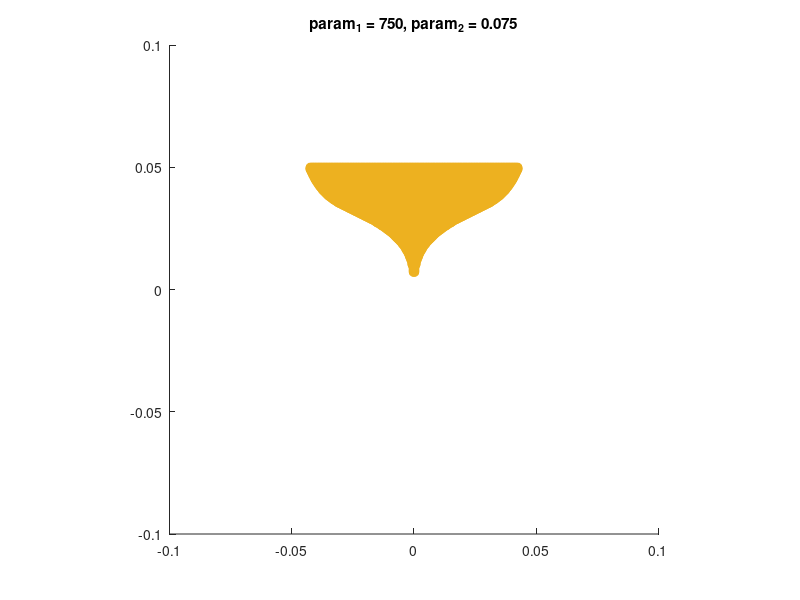
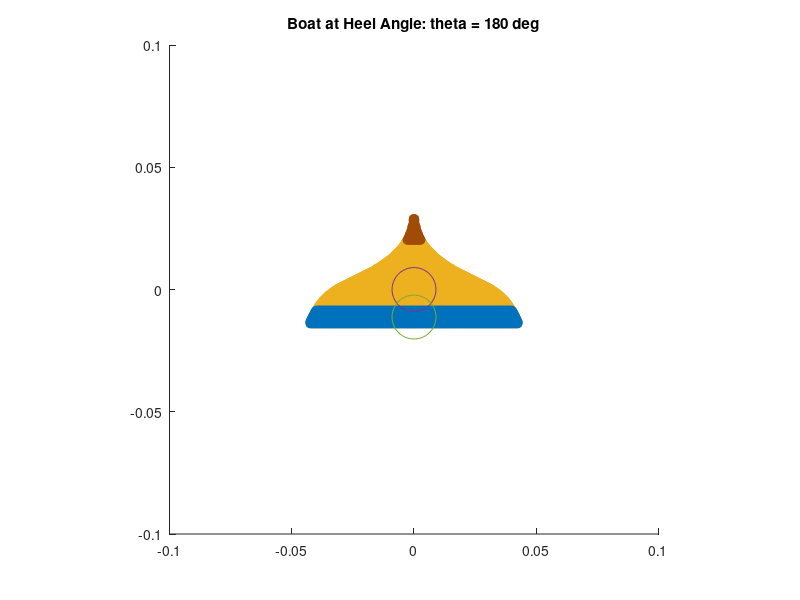
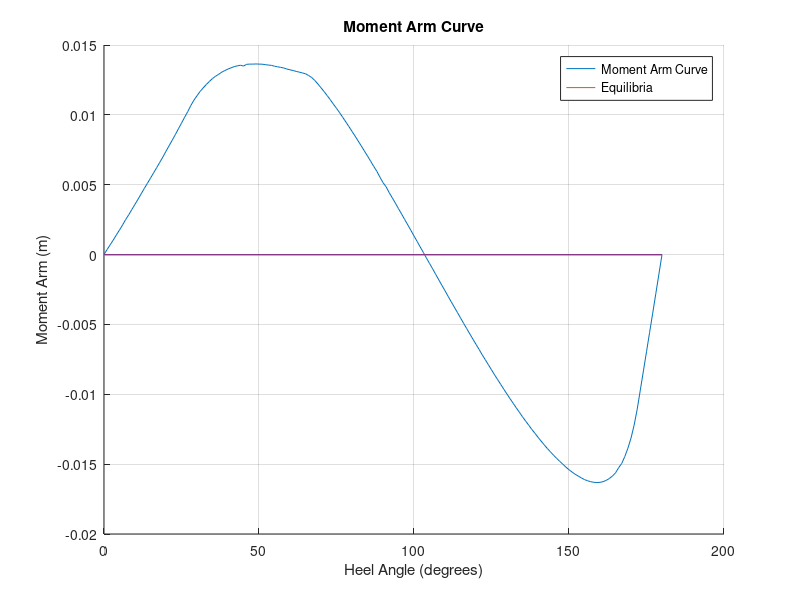

These figures' MATLAB source, in order:
function res = boat_analysis()
% Note: This code has *almost* everything you need to generate a righting 
% arm curve. Your task is to complete the buoyancy(d) function below.
% The buoyancy(d) function is defined at the bottom of the file;
% this code will not run until you complete it!!!

%% housekeeping
clf % clear the current figure
infill1color = [0.9290 0.6940 0.1250]; % define the color of the boat
infill2color = [0.6290 0.2940 0.0250]; % define the color of the boat
watercolor = [0 0.4470 0.7410]; % define the color of the water
%% design parameters
W = 0.10; % this is a MAX width
H = 0.05; % height m

L = 0.12; % length m 

infill_cutoff_height = 0.02;

%% Infill Parameters
infill_l1 = 1;
infill_l2 = 0.25;
rho_infill = 1250; % kg / m^3
rho_l1 = rho_infill * infill_l1;
rho_l2 = rho_infill * infill_l2;

fun_rho = @(y) rho_l1 * (y < infill_cutoff_height) + rho_l2 * (y >= infill_cutoff_height);

%% physical constants
wrho = 1000; % water density kg/m^3
g = 9.8; % gravity m/s^2
%% boat definition and key variables
Npts = 200; % number of 1D spatial points (probably don't change)
xPoints = linspace(-W/2,W/2,Npts); % set of points in the x direction (horizontal)
zPoints = linspace(0,H,Npts); % set of points in the z direction (vertical)

[X, Z] = meshgrid(xPoints, zPoints); % create the meshgri
P = [X(:)'; Z(:)']; % pack the points into a matrix

% for param_1=0:50:1000 

figure(1); clf;

% for param_2=0.01:0.01:0.25

%% Boat Shape
param_1 = 750
param_2 = 0.075


insideBoat = transpose(P(2, :) >= ((abs(P(1, :))/param_1).^(1/3) + ((abs(P(1, :) / param_2) .^ 8))) & P(2,:) <= H)
% insideBoat = transpose(P(2,:) >= H*abs((2*P(1,:)/W)).^n & P(2,:) <= H); % find all the points inside the boat - a logical array

scatter(P(1,insideBoat),P(2,insideBoat),[],infill1color), axis equal, axis([-max(W,H) max(W,H) -max(W,H) max(W,H)]), hold on % plot the boat

title(sprintf("param_1 = %d, param_2 = %d", param_1, param_2))

drawnow

% end

% end


dx = xPoints(2)-xPoints(1); % delta x
dz = zPoints(2)-zPoints(1); % delta z
dA = dx*dz; % define the area of each small section
boatmasses = (insideBoat * dA * L) .* fun_rho(P(2, :)')
% boatmasses_matrix = reshape(boatmasses, [Npts Npts]);
% boatmasses_vector = sum(boatmasses_matrix, 2)
% boatmasses_area = sum(boatmasses_matrix != 0, 2)

% accumulated_mass = 0
% accumulated_area = 0
% layer = 0

% for layer=1:length(boatmasses_vector)
%     accumulated_mass = accumulated_mass + boatmasses_vector(i)
%     accumulated_area = accumulated_area + (boatmasses_area(i) * dA)

%     if accumulated_mass >= (accumulated_area * wrho)
%         break
%     end
% end

% d = P(2, Npts * layer)

maxdisp = sum(boatmasses); % find the maximum displacement
boatdisp = maxdisp
CoD = P*boatmasses/maxdisp; % find the centroid of the boat
P = P - CoD; % center the boat on the centroid
CoD = CoD - CoD; % update the centroid
CoM = CoD; % set the center of mass
%% main loop over the heel angles
dtheta = 1; % define the angle step
R = [cosd(dtheta) sind(dtheta); -sind(dtheta) cosd(dtheta)]; % define rotation matrix
j = 1; % set the counter

figure(2);

for theta = 0:dtheta:180 % loop over the angles
    dmin = min(P(2,:)); % find the minimum z coordinate of the boat
    dmax = max(P(2,:)); % find the maximum z coordinate of the boat
    d = fzero(@buoyancy,[dmin,dmax]); % find the waterline d
    underWater = (P(2,:) <= d)'; % test if each part of the meshgrid is under the water
    underWaterAndInsideBoat = insideBoat & underWater;  % the & returns 1 if both conditions are true
    watermasses = underWaterAndInsideBoat*wrho*dA*L; % compute the mass of each underwater section
    watermass = sum(watermasses); % sum up the under water masses
    CoB = P*watermasses./watermass; % mass average of the under water boat points
    waterline(j) = d; % save the waterline
    moment_arm(j) = CoB(1, 1) - CoM(1, 1);
    angle(j) = theta; % define the angle
    hold off % prepare the figure

    is_infill1 = insideBoat & (P(2, :) < infill_cutoff_height)';
    is_infill2 = insideBoat & (P(2, :) >= infill_cutoff_height)';
    scatter(P(1,is_infill1),P(2,is_infill1),[],infill1color), axis equal, axis([-max(W,H) max(W,H) -max(W,H) max(W,H)]), hold on % plot the boat
    scatter(P(1,is_infill2),P(2,is_infill2),[],infill2color)
    scatter(P(1,underWaterAndInsideBoat),P(2,underWaterAndInsideBoat),[],watercolor) % plot the underwater section
    scatter(CoM(1,1), CoM(2,1), 1000, 'r.'); % plot the COM
    scatter(CoB(1,1), CoB(2,1), 1000, 'k.'); % plot the COB
    title(sprintf("Boat at Heel Angle: theta = %d deg", theta))
    drawnow % force the graphics
    P = R*P; % rotate the boat a little
    CoM = R*CoM; % rotate the center of mass too
    j = j + 1; % update the counter
end
%% plot the moment arm versus the angle
figure(3); clf; hold on;
plot(angle, moment_arm) % plot the data
plot(linspace(0, 180, 10), zeros(10))
legend("Moment Arm Curve", "Equilibria")
title("Moment Arm Curve")
xlabel('Heel Angle (degrees)') 
ylabel('Moment Arm (m)')
grid on; hold off

%% TODO: Complete the bouyancy function - should be zero when balanced
function res = buoyancy(d)
    underWater = (P(2,:) <= d)'; % find meshgrid points under the water
    
    % begin task
    % underWaterAndInsideBoat = boolean vector for inside boat and under water
    % watermasses = the mass of each underwater section; 0 if not part of
    %     submerged boat
    % watermass = mass of the displaced water
    % end task
    
    % This is just from lines 55-58... ???
    underWater = (P(2,:) <= d)'; % test if each part of the meshgrid is under the water
    underWaterAndInsideBoat = insideBoat & underWater;  % the & returns 1 if both conditions are true
    watermasses = (underWaterAndInsideBoat * dA * L) .* fun_rho(P(2, :)'); % compute the mass of each underwater section
    watermass = sum(watermasses); % sum up the under water masses
    
    CoB = P * watermasses ./ watermass; % mass average of the under water boat points
    res = watermass - boatdisp; % difference between boat displacement and water displacement
end

end